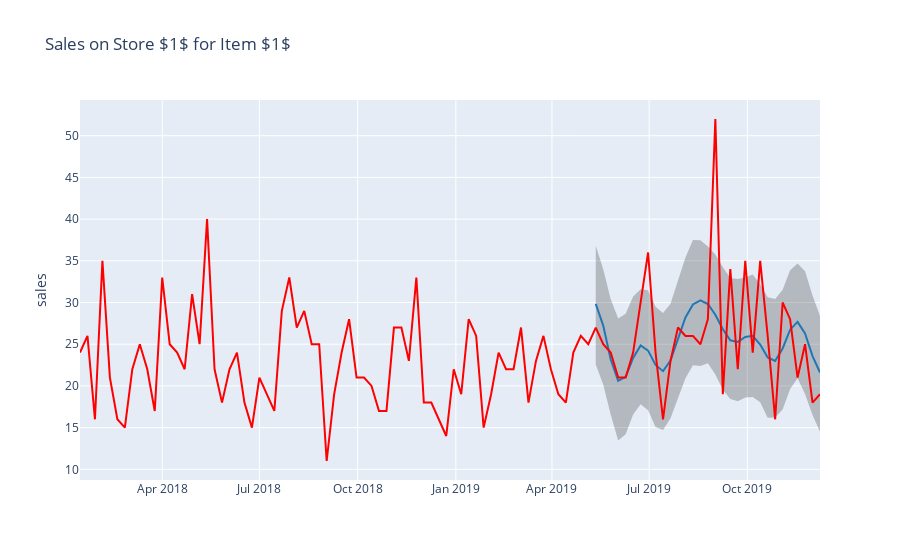

This figure's notebook cell:
### Code cell
from plotly.offline import init_notebook_mode, iplot
from plotly import graph_objs as go

# Initialize plotly
init_notebook_mode(connected=True)

def show_forecast(cmp_df, num_predictions, num_values, title):
    """Visualize the forecast."""
    
    def create_go(name, column, num, **kwargs):
        points = cmp_df.tail(num)
        args = dict(name=name, x=points.index, y=points[column], mode='lines')
        args.update(kwargs)
        return go.Scatter(**args)
    lower_bound = create_go('Lower Bound', 'yhat_lower', num_predictions,
                            line=dict(width=0),
                            marker=dict(color="aqua"))
    upper_bound = create_go('Upper Bound', 'yhat_upper', num_predictions,
                            line=dict(width=0),
                            marker=dict(color="aqua"),
                            fillcolor='rgba(68, 68, 68, 0.3)', 
                            fill='tonexty')
    forecast = create_go('Forecast', 'yhat', num_predictions,
                         line=dict(color='rgb(31, 119, 180)'))
    actual = create_go('Actual', 'y', num_values,
                       marker=dict(color="red"))
    
    # In this case the order of the series is important because of the filling
    data = [lower_bound, upper_bound, forecast, actual]

    layout = go.Layout(yaxis=dict(title='sales'), title=title, showlegend = False)
    fig = go.Figure(data=data, layout=layout)
    iplot(fig, show_link=False)

show_forecast(cmp_df, prediction_size, 100, 'Sales on Store $1$ for Item $1$')
